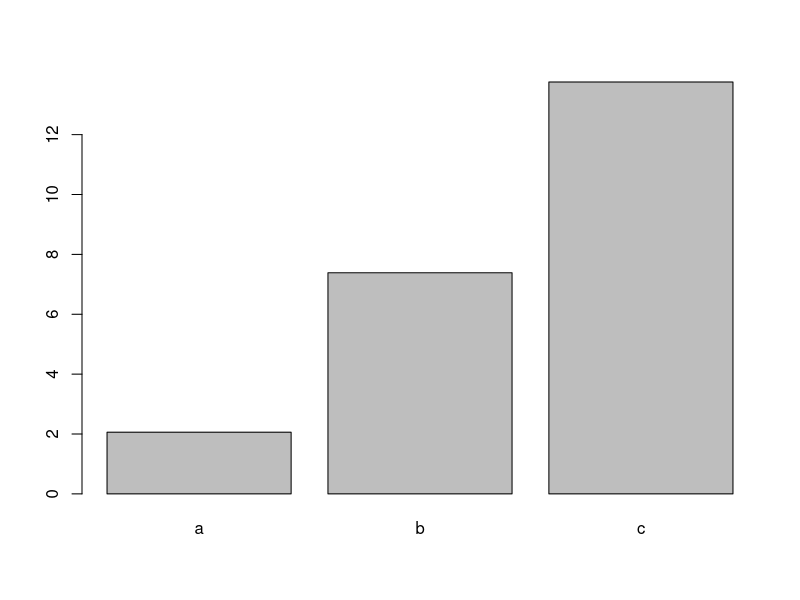
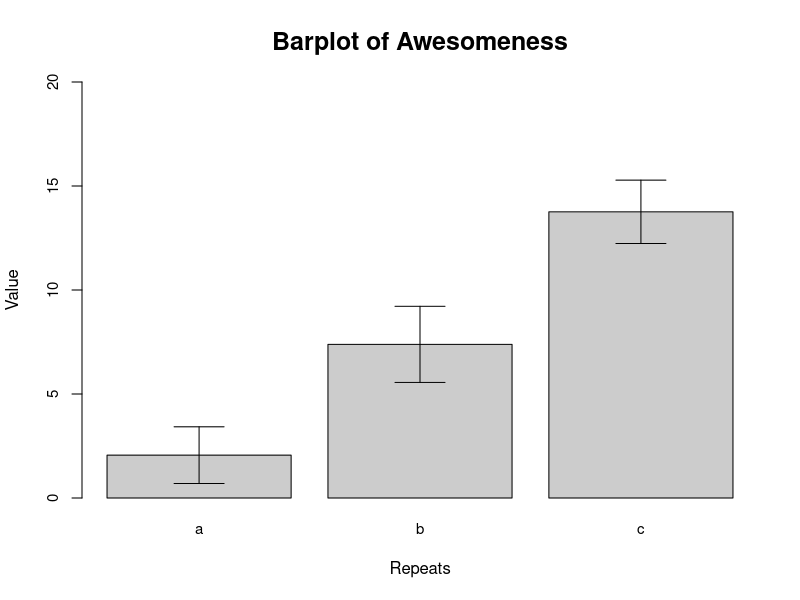
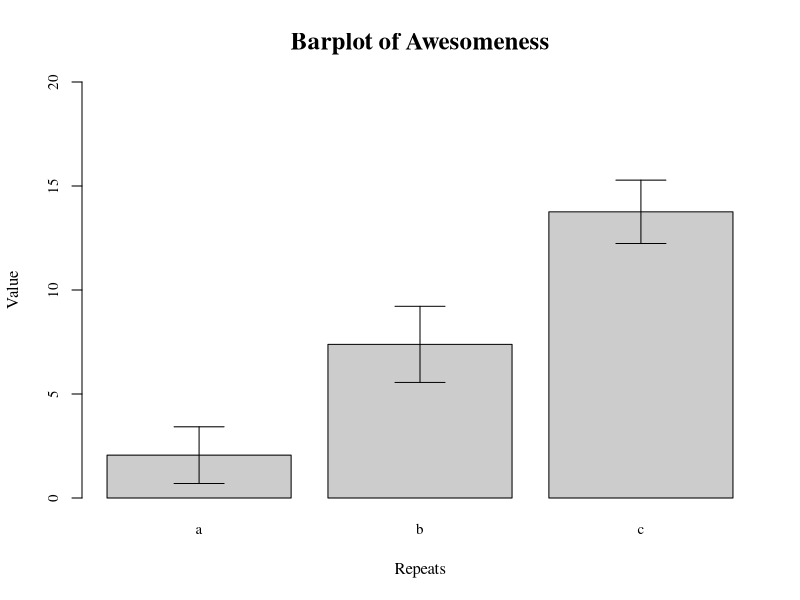

Reproduce these figures in R, in order.
kniss_wd <- function (repo, folder=NULL) {
  if(missing(folder))
  {
    setwd(print(paste(if (Sys.info()[["sysname"]]=="Windows") {("C:/GitHub")} else {
      if (Sys.info()[["sysname"]]=="Darwin"){("/Users/sylviakniss/Documents/GitHub")} else ("for Linux run: setwd('/home/[INSERT YOUR USERNAME]/GitHub')")
    },"/",repo, sep = "")))}
  else 
    
  {
    setwd(print(paste(if (Sys.info()[["sysname"]]=="Windows") {("C:/GitHub")} else {
      if (Sys.info()[["sysname"]]=="Darwin"){("/Users/sylviakniss/Documents/GitHub")} else ("for Linux run: setwd('/home/[INSERT YOUR USERNAME]/GitHub')")
    },"/",repo, "/", folder, sep = "")))}
}


kniss_wd(repo = "knisssj")



# With the data frame you created last week you will:

# Create a barplot for one numeric column, grouped by the character vector with 3 unique values (10 points)
  # Add error bars with mean and standard deviation to the plot
  # Change the x and y labels and add a title
  # Export the plot as a PDF that is 4 inches wide and 7 inches tall.

# Create a scatter plot between two of your numeric columns. (10 points)
  # Change the point shape and color to something NOT used in the example.
  # Change the x and y labels and add a title
  # Export the plot as a JPEG by using the "Export" button in the plotting pane.

# Upload both plots with the script used to create them to GitHub. (5 points)
  # Follow the same file naming format as last week for the script.
  # Name plots as Lastname_barplot or Lastname_scatterplot. Save them to your "plots" folder. (5 points)

cv1 <- c("a","b","c","d","e","f","g","h","i","j","k","l","m","n","o") #Letter
cv1
cv2 <- c("a","a","a","a","a","b","b","b","b","b","c","c","c","c","c") #Repeats
cv2
nv1 <- c(1,2,3,4,5,6,7,8,9,10,11,12,13,14,15) #Number
nv1
nv2 <- c(1,1,2,2,3,3,4,4,5,5,6,6,6,6,6) #Category
nv2
nv3 <- c(1,1.1,1.2,3,4,5,6.7,7.23,8,10,11.1,13,14,14.23,15) #Value
nv3
datask <- cbind(cv1,cv2,nv1,nv2,nv3)
datask
dfsk <- as.data.frame(datask)
dfsk  
colnames(dfsk) <- c("Letter","Repeats","Number","Category","Value")
dfsk
row.names(dfsk) <- dfsk$Letter
dfsk
dfsk$Number <- as.numeric(as.character(dfsk$Number))
dfsk$Category <- as.numeric(as.character(dfsk$Category))
dfsk$Value <- as.numeric(as.character(dfsk$Value))
p <- data.frame("p","c",16,6,15.22)  
p
colnames(p) <- colnames(dfsk)
dfsk.r <- rbind(dfsk, p)
dfsk.r
row.names(dfsk.r) <- c(row.names(dfsk[1:15,]),"p")
dfsk.r
row.names(dfsk.r) <- dfsk.r$Letter
dfsk.r


df.mean <- aggregate(dfsk.r$Value ~dfsk.r$Repeats, FUN = "mean")
df.mean

colnames(df.mean) <- c("Factor","Mean")
df.mean

barplot(df.mean$Mean, names.arg = df.mean$Factor)

df.sd <- aggregate(dfsk.r$Value ~dfsk.r$Repeats, FUN = "sd")


colnames(df.sd) <- c("Factor","StanDev")
df.sd

b.plot <- barplot(df.mean$Mean, names.arg = df.mean$Factor, ylim = c(0,20), xlab = "Repeats", ylab = "Value", main = "Barplot of Awesomeness", cex.axis=0.9, cex.main = 1.5, cex.lab = 1, pch=17, col = "grey80", cex = 0.9)

arrows(b.plot, df.mean$Mean-df.sd$StanDev, b.plot, df.mean$Mean+df.sd$StanDev,angle=90,code=3)


pdf(file = "Kniss_barplot.pdf", width = 4, height = 7)
par(family = "serif")
b.plot <- barplot(df.mean$Mean, names.arg = df.mean$Factor, ylim = c(0,20), xlab = "Repeats", ylab = "Value", main = "Barplot of Awesomeness", cex.axis=0.9, cex.main = 1.5, cex.lab = 1, pch=17, col = "grey80", cex = 0.9)
arrows(b.plot, df.mean$Mean-df.sd$StanDev, b.plot, df.mean$Mean+df.sd$StanDev,angle=90,code=3)
dev.off()







